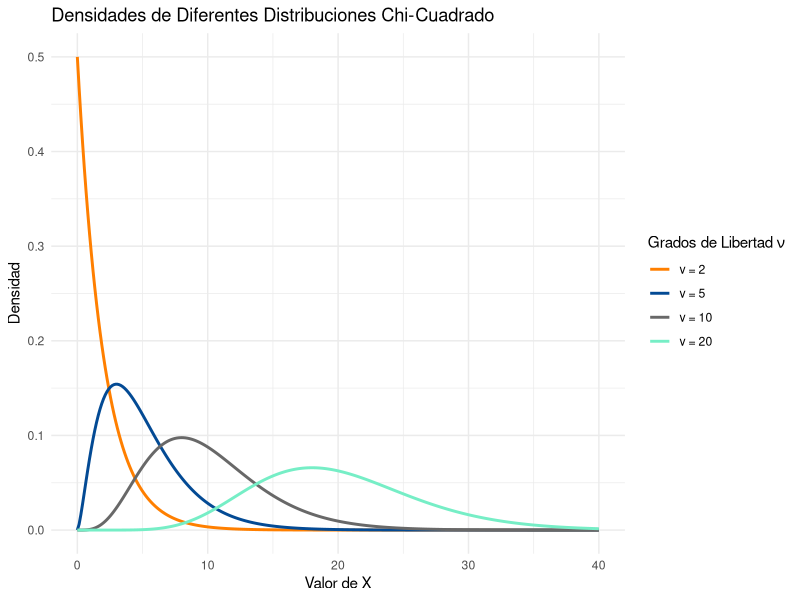

The R source for this figure: (Note: this script raises an error after producing the figure.)
## ---- chunk 1
knitr::opts_chunk$set(echo = TRUE, message = FALSE, warning = FALSE, comment = NA)
## ---- chunk 2
# Cargar librerías necesarias
library(ggplot2)
library(dplyr)

# Definir valores de grados de libertad (df) para la distribución Chi-Cuadrado
parametros <- data.frame(
  df = c(2, 5, 10, 20),  # Valores de grados de libertad
  color = c("#FF7F00", "#034A94", "#686868", "#76EEC6")  # Colores asociados
)

# Crear un rango de valores para X
x_vals <- seq(0, 40, length.out = 300)

# Generar datos para cada distribución Chi-Cuadrado
data <- expand.grid(x = x_vals, df = parametros$df) %>%
  left_join(parametros, by = "df") %>%
  mutate(densidad = dchisq(x, df = df),
         label = factor(df, labels = paste0("ν = ", parametros$df)))  # Etiqueta con ν bien formateada

# Crear la gráfica con leyenda bien presentada
plot.chi2 <- ggplot(data, aes(x = x, y = densidad, color = label)) +
  geom_line(linewidth = 1) +
  labs(title = "Densidades de Diferentes Distribuciones Chi-Cuadrado",
       x = "Valor de X",
       y = "Densidad",
       color = expression(paste("Grados de Libertad ", nu))) +  # Formato correcto para la leyenda
  scale_color_manual(values = parametros$color) +
  theme_minimal()

# Mostrar la gráfica
# print(plot.chi2)
## ---- chunk 3
knitr::include_graphics("img/fig240.png")
## ---- chunk 4
# Cargar librerías necesarias
library(ggplot2)

# Configuración de parámetros
set.seed(123)  # Para reproducibilidad
mu <- 20       # Media de la población
sigma <- 5     # Desviación estándar poblacional
n <- 50        # Tamaño de la muestra
df <- n - 1    # Grados de libertad (n-1)
num_muestras <- 100  # Número de muestras a generar

# Generar 100 muestras y calcular los valores de Chi-Cuadrado
chi_cuadrado_vals <- replicate(num_muestras, {
  muestra <- rnorm(n, mean = mu, sd = sigma)  # Generar muestra normal
  S2 <- var(muestra)  # Calcular varianza muestral
  (df * S2) / sigma^2  # Calcular estadístico Chi-Cuadrado
})

# Crear un data frame para la gráfica
datos <- data.frame(Chi2 = chi_cuadrado_vals)

# Crear la gráfica del histograma con la curva teórica de Chi-Cuadrado
plot.chi3<-ggplot(datos, aes(x = Chi2)) +
  geom_histogram(aes(y = after_stat(density)), binwidth = 3, fill = "skyblue", color = "black", alpha = 0.7) +  # Histograma con densidad
  stat_function(fun = function(x) dchisq(x, df = df), color = "red", linewidth = 1.2) +  # Curva teórica Chi-Cuadrado
  labs(title = "Distribución del Estadístico Chi-Cuadrado",
       subtitle = "Comparación entre valores muestrales y distribución teórica",
       x = expression(chi^2),
       y = "Densidad") +
  theme_minimal()  # Tema estético minimalista

#print(plot.chi3)  
## ---- chunk 5
knitr::include_graphics("img/fig241.png")
## ---- chunk 6
# Cargar librerías necesarias
library(ggplot2)

# Definir los parámetros de la distribución Chi-Cuadrado
gl <- 49  # Grados de libertad

# Generar un rango de valores para la distribución
x_vals <- seq(0, 100, length.out = 500)

# Calcular la densidad de la distribución Chi-Cuadrado
densidad <- dchisq(x_vals, df = gl)

# Crear un data frame para graficar la densidad
datos <- data.frame(X = x_vals, Densidad = densidad)

# Calcular una probabilidad P(X <= x)
x_prob <- 60  # Punto de evaluación
probabilidad <- pchisq(x_prob, df = gl)

# Calcular un cuantil P(X <= x_q) = 0.95
p_cuantil <- 0.95
x_cuantil <- qchisq(p_cuantil, df = gl)

# Graficar la función de densidad con áreas sombreadas
plot_chi <- ggplot(datos, aes(x = X, y = Densidad)) +
  geom_line(color = "blue", linewidth = 1) +
  geom_area(data = subset(datos, X <= x_prob), aes(y = Densidad), fill = "skyblue", alpha = 0.5) +
  geom_vline(xintercept = x_prob, color = "red", linetype = "dashed", linewidth = 1) +
  geom_area(data = subset(datos, X >= x_cuantil), aes(y = Densidad), fill = "orange", alpha = 0.5) +
  geom_vline(xintercept = x_cuantil, color = "darkred", linetype = "dashed", linewidth = 1) +
  labs(
    title = "Distribución Chi-Cuadrado con 49 Grados de Libertad",
    subtitle = paste0("P(X ≤ ", x_prob, ") = ", round(probabilidad, 4), 
                      " | Cuantil 95% = ", round(x_cuantil, 2)),
    x = expression(chi^2),
    y = "Densidad"
  ) +
  theme_minimal()

# Mostrar la gráfica
# print(plot_chi)

# Mostrar resultados en consola
cat("Probabilidad P(X ≤", x_prob, ") =", round(probabilidad, 4), "\n")
cat("Cuantil 95% =", round(x_cuantil, 2), "\n")
## ---- chunk 7
knitr::include_graphics("img/fig242.png")
